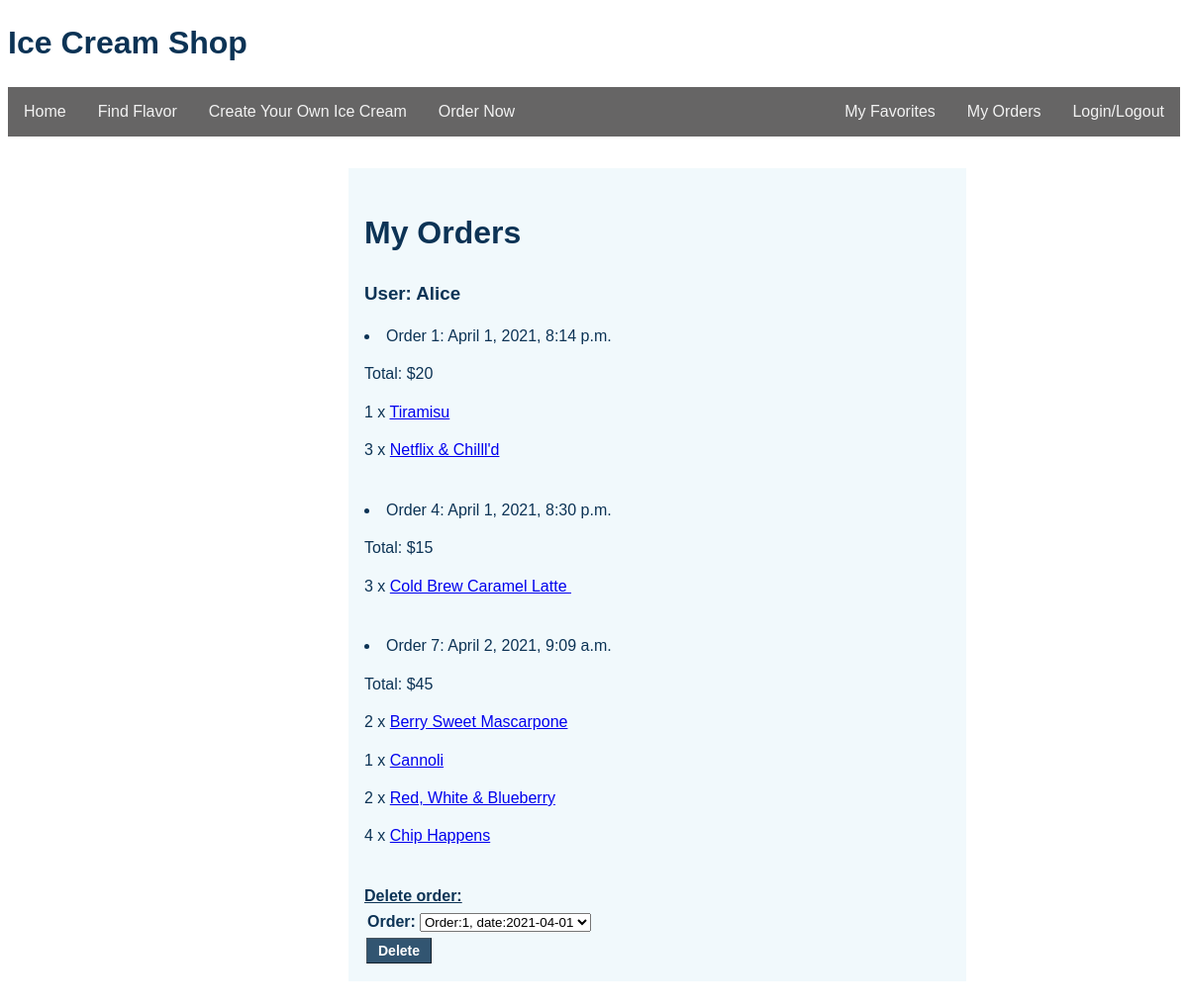
The app's page /order_history (signed in) with its own data.
### ice_creams/models.py (models this page shows)
class Order(models.Model):
    user = models.ForeignKey(
        settings.AUTH_USER_MODEL, on_delete=models.CASCADE)
    order_date = models.DateTimeField(auto_now=True)
    def __str__(self):
        return f"Order:{self.id}, date:{self.order_date.date()}"
    def get_total_price(self):
        total = 0
        for item in self.orderitem_set.all():
            total += item.get_total_price()
        return total

class OrderItem(models.Model):
    item = models.ForeignKey(IceCream, on_delete=models.CASCADE)
    quantity = models.PositiveIntegerField()
    order = models.ForeignKey(Order, on_delete=models.CASCADE)
    unit_price_usd = models.IntegerField()
    def get_total_price(self):
        return self.unit_price_usd * self.quantity

class IceCream(models.Model):
    name = models.CharField(max_length=20, unique=True, default="my ice cream")
    description = models.CharField(max_length=100)
    ingredients = models.CharField(max_length=140)
    allergy_info = models.CharField(max_length=80, blank=True)
    pic_url = models.CharField(max_length=100, blank=True)
    company = models.CharField(max_length=100, default="user")
    price_usd = models.IntegerField(default=DEFAULT_PRICE)
    def __str__(self):
        return f"{self.name}"

### ice_creams/views.py (the view)
# urls.py: path('order_history', ice_creams.views.order_history, name="order_history"),
@ login_required
def order_history(req):
    user = req.user
    all_orders = Order.objects.filter(user=user)
    form = SelectOrderForm(all_orders=all_orders)
    if "delete_order" in req.POST:
        delete_order(SelectOrderForm(req.POST, all_orders=all_orders), user)
    order_dict = {}
    for order in all_orders:
        order_dict[order] = order.orderitem_set.all()
    return render(req, 'order_history.html', {"order_dict": order_dict, "user_name": user.get_username(), 'form': form})

### ice_creams/forms.py
class SelectOrderForm(forms.Form):
    class Meta:
        model = Order
    def __init__(self, *args, **kwargs):
        all_orders = kwargs.pop('all_orders', None)
        super(SelectOrderForm, self).__init__(*args, **kwargs)
        self.fields['order'] = forms.ModelChoiceField(
            queryset=all_orders, empty_label=None)

### ice_creams/templates/order_history.html (shortened to what this page needs)
{% extends "base.html" %}
{% block middle %}
    <h2 style="font-size: xx-large;">My Orders</h2>
    {% if user_name %}
        <h3>User: {{user_name}}</h3>
        {% for order, items_list in order_dict.items %}
            <li>
                Order {{order.id}}: {{order.order_date}}
                <p>Total: ${{order.get_total_price}}</p>
                {% for orderitem in items_list %}
                <p>{{orderitem.quantity}} x <a href="ice-cream/{{orderitem.item.id}}">{{orderitem.item}}</a></p>
                {% endfor %}
            </li>
            <br>
        {% endfor %}
        {% if order_dict %}
            <div><strong><u>Delete order:</u> </strong></div>
            <form method="POST">
                <table>{{ form  }}</table>
                <button type="submit" name="delete_order">Delete</button>
            </form>
        {% else %}
            <div>You don't have existing orders.</div>
            <br>
            <div style="font-size: 22px;"><a href="{% url 'new_order' %}">Add new order</a></div>
        {% endif %}
    {% endif %}
{% endblock %}

### website/templates/base.html (shortened to what this page needs)
{% load static %}
<!DOCTYPE html>
<html lang="en">
<head>
    <link rel="stylesheet" href="{% static 'style.css' %}">
</head>
<body>
    <div class="header">
        <h1>Ice Cream Shop </h1>
      </div>
      <div class="topnav" style="clear: both;">
        <a href="{% url 'homepage' %}">Home</a>
        <a href="{% url 'search' %}">Find Flavor</a>
        <a href="{% url 'create' %}">Create Your Own Ice Cream</a>
        <a href="{% url 'new_order' %}">Order Now</a>
        <div class="topnav-right">
          <a href="{% url 'favorites' %}">My Favorites</a>
          <a href="{% url 'order_history' %}">My Orders</a>
          <a href="{% url 'login' %}">Login/Logout</a>
      </div>
      </div>
    {% block content %}
    <div class="column side">{% block left %}{% endblock %}</div>
    <div class="column middle"> {% block middle %}{% endblock %}</div>
    {% endblock %}
</body>
</html>

### website/static/style.css (style rules this page uses)
body { font-family: sans-serif; color: rgb(12, 51, 85); background-color: rgb(255, 255, 255); line-height: 1.4; }
.column { float: left; }
.column.side { width: 25%; padding: 1rem; margin-right: 1rem; }
.column.middle { width: 50%; background-color: rgb(241, 249, 252); margin-bottom: 4rem; padding: 1rem; }
button { padding: 4px 11px; margin: 2px; transition-duration: 0.2s; background-color: rgba(12, 51, 85, 0.829); color: white; border-color: rgba(0, 0, 0, 0.61); border-width: 1px; font-size: 14px; font-weight: 600; }
.topnav { overflow: hidden; background-color: rgb(102, 101, 101); margin-bottom: 2rem; }
.topnav a { float: left; display: block; color: #f2f2f2; text-align: center; padding: 14px 16px; text-decoration: none; }
.topnav-right { float: right; }

### records on screen
Order: id "1", order_date "April 1, 2021, 8:14 p.m.", get_total_price "20"
OrderItem: quantity "1", item "Tiramisu"
OrderItem: quantity "3", item "Netflix & Chilll'd"
Order: id "4", order_date "April 1, 2021, 8:30 p.m.", get_total_price "15"
OrderItem: quantity "3", item "Cold Brew Caramel Latte"
Order: id "7", order_date "April 2, 2021, 9:09 a.m.", get_total_price "45"
OrderItem: quantity "2", item "Berry Sweet Mascarpone"
OrderItem: quantity "1", item "Cannoli"
OrderItem: quantity "2", item "Red, White & Blueberry"
OrderItem: quantity "4", item "Chip Happens"

### other values on screen
{{ user_name }} "Alice"
